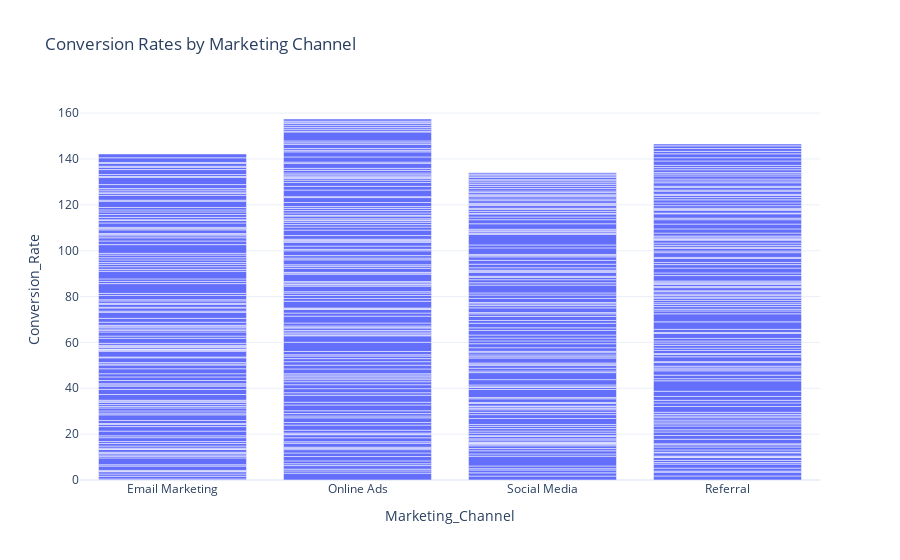

The code cell stored with this chart in its notebook:
### Code cell
# Conversion Rates by Marketing Channel
fig = px.bar(data, x='Marketing_Channel', 
             y='Conversion_Rate', 
             title='Conversion Rates by Marketing Channel')
fig.show()

### Figure 1 — Plotly figure (JSON) as saved in the notebook; plotly's stock layout.template omitted (floating-point values rounded to 4 significant figures; data arrays with more than 128 entries replaced by an {"elided": "..."} marker saying what was removed)
{"data": [{"alignmentgroup": "True", "hovertemplate": "Marketing_Channel=%{x}<br>Conversion_Rate=%{y}<extra></extra>", "legendgroup": "", "marker": {"color": "#636efa", "pattern": {"shape": ""}}, "name": "", "offsetgroup": "", "orientation": "v", "showlegend": false, "textposition": "auto", "type": "bar", "x": {"elided": "500 str values"}, "xaxis": "x", "y": {"elided": "500 float values"}, "yaxis": "y"}], "layout": {"autosize": true, "barmode": "relative", "legend": {"tracegroupgap": 0}, "title": {"text": "Conversion Rates by Marketing Channel"}, "xaxis": {"anchor": "y", "autorange": true, "domain": [0, 1], "range": [-0.5, 3.5], "title": {"text": "Marketing_Channel"}, "type": "category"}, "yaxis": {"anchor": "x", "autorange": true, "domain": [0, 1], "range": [0, 165.7], "title": {"text": "Conversion_Rate"}, "type": "linear"}}}
